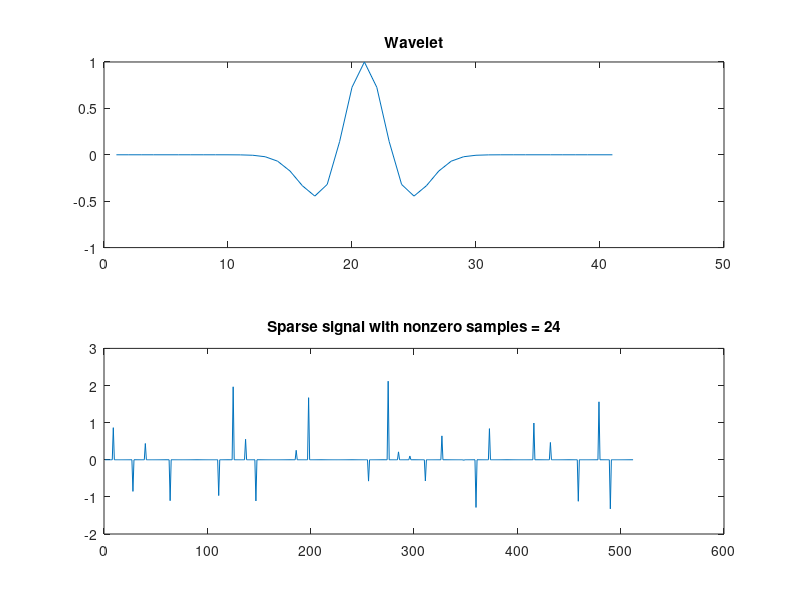

The MATLAB script that drew this image: (Note: this script raises an error after producing the figure.)
% Main program for the deconvolution simulations in Sec.IV of the manuscript
% 'A Penalty Function Promoting  Sparsity Within and Across Groups',
% by I. Bayram and S. Bulek, 2016.
%
% compares four algorithms:
%  - iterative p-shrinkage algorithm (IPS)
%  - mixed norms
%  - sparse Group Lasso (SGL)
%  - proposed  penalty

% %% sweep search
% % first determine the parameters for different SNRs with a sweep search
% % the script files below perform a search and save the search results in
% % .mat files for later access
% SweepSearch_ips;
% SweepSearch_mixed;
% SweepSearch_sgl;
% SweepSearch_Proposed;

%% deconvolution with the optimal parameters found by sweep search

clear all;
close all;

clc;

% Change to choose another realization of gaussian noise
seed = 1 ;
randn('state',seed);
rand('state',seed);

%% the wavelet
load('ricker.mat') ;
wL = length(h); % length of the blur function

%% the sparse signal
load('sparse_sig.mat')
xL = length(x);

figure
subplot(212)
plot(x)
title(['Sparse signal with nonzero samples = ' num2str(sum(x~=0))])

subplot(211)
plot(h)
title('Wavelet')

%% produce the noise-free observation
y_noisefree = convH(x,h); % noise-free observations

MAX_ITER = 2000;

NTrial = 100; % number of trials

Gs = 8;  % group size for SGL, mixed norm and the propose


SNRlist = [5 10 15 20]; % SNR can be obe of these values (sweep search is performed for these values)
SNRind = 1;

SNR = SNRlist(SNRind);


% parameters

sig = sqrt( sum(abs(y_noisefree).^2) / (xL * 10^(SNR/10))); % noise std

alp = 2 * sum(abs(xcorr(h))); % this is an upper bound for || H' * H ||


%% Deconvolution with ISTA using the proposed penalty

t = strcat('SweepPropSNR',num2str(SNR),'.mat');
load(t);
[a,b] = max(mean_srer);
lam_Proposed =  beta_set(b) * sig; % find the best lambda...

gam = 0.9 * min(alp,1) / lam_Proposed ; % this ensures that the denoising step is convex...

%% SGL parameters
alpSGL = 0.95; % this should be in the range (0,1)
t = strcat('SweepSGLSNR',num2str(SNR),'.mat');
load(t);
[a,b] = max(mean_srer);
lamSGL = beta_set(b) * sig;

%% mixed norm parameters
t = strcat('SweepMixedSNR',num2str(SNR),'.mat');
load(t);
[a,b] = max(mean_srer);
lamM =  beta_set(b) * sig;


%% IPS parameters
p_pShrink = -0.5;
t = strcat('SweepIPSSNR',num2str(SNR),'.mat');
load(t);
[a,b] = max(mean_srer);
lam_pShrink =  beta_set(b) * sig; % 0.21 for SNR=5, 0.25 for SNR=10 & SNR=15, 0.32 for SNR=20


%%
disp(['SNR = ' num2str(SNR)])
disp(['No of iterations = ' num2str(MAX_ITER)])
disp(['Group size = ' num2str(Gs)])


snr_store = zeros(NTrial, 8); % store steady-state performance value

snr_flag = 1; % store performance evolution

snr_iter_sgl_store = zeros(MAX_ITER, NTrial); % store transient performance values
snr_iter_mixed_store = zeros(MAX_ITER, NTrial);
snr_iter_pShrink_store = zeros(MAX_ITER, NTrial);
snr_iter_prop_store = zeros(MAX_ITER, NTrial);


for trial = 1:NTrial,
    
    noise = randn(1, xL);
    y = y_noisefree + noise * sig; % the noisy observations
    
    [x_sgl, cost_sgl, snr_iter_sgl] = deconv_SGL(y, h, alp, lamSGL, alpSGL, Gs, MAX_ITER, x, snr_flag); % sparse group lasso
    
    [x_mixed, cost_mixed, snr_iter_mixed] = deconv_SGL(y, h, alp, lamM, 0, Gs, MAX_ITER, x, snr_flag); % l_{2,1} norm
    
    [x_pShrink, snr_iter_pShrink] = deconv_pShrink(y, h, alp, lam_pShrink, p_pShrink, MAX_ITER, x, snr_flag); % iterative p-shrinkage
    
    [x_Proposed, cost_nVariate, snr_iter_prop] = deconv_Proposed(y, h, alp, lam_Proposed, gam, Gs, MAX_ITER, x, snr_flag); % proposed
    
    % debiasing
    x_sglDb = DeBias(y,h,x_sgl);
    
    x_mixedDb = DeBias(y,h,x_mixed);
    
    x_pShrinkDb = DeBias(y,h,x_pShrink);
    
    x_ProposedDb = DeBias(y,h,x_Proposed);
    
    % performance measurement
    snr_sgl = snr(x, x - x_sgl);
    snr_mixed = snr(x, x - x_mixed);
    snr_pShrink = snr(x, x - x_pShrink);
    snr_Prop = snr(x, x - x_Proposed);
    
    snr_sglDb = snr(x, x - x_sglDb);
    snr_mixedDb = snr(x, x - x_mixedDb);
    snr_pShrinkDb = snr(x, x - x_pShrinkDb);
    snr_ProposedDb = snr(x, x - x_Proposed);
    
    snr_store(trial,:) = [snr_sgl, snr_mixed, snr_Prop, snr_pShrink, snr_sglDb, snr_mixedDb, snr_ProposedDb, snr_pShrinkDb];  % store steady-state performance values
    
    snr_iter_sgl_store(:,trial) = snr_iter_sgl;  % store transient performance values
    snr_iter_mixed_store(:,trial) = snr_iter_mixed;
    snr_iter_pShrink_store(:,trial) = snr_iter_pShrink;
    snr_iter_prop_store(:,trial) = snr_iter_prop;
    
end

% performance statistics
mean_snr = mean(snr_store,1);
std_snr = std(snr_store,0,1);


mean_snr_iter_sgl = mean(snr_iter_sgl_store,2);
mean_snr_iter_mixed = mean(snr_iter_mixed_store,2);
mean_snr_iter_ips = mean(snr_iter_pShrink_store,2);
mean_snr_iter_nvt = mean(snr_iter_prop_store,2);

std_snr_iter_sgl = std(snr_iter_sgl_store,0,2);
std_snr_iter_mixed = std(snr_iter_mixed_store,0,2);
std_snr_iter_ips = std(snr_iter_pShrink_store,0,2);
std_snr_iter_nvt = std(snr_iter_prop_store,0,2);


figure
hold
p1 = plot(mean_snr_iter_sgl, 'r');
p1b = plot(mean_snr_iter_sgl + 3*std_snr_iter_sgl,'r--');
p1c = plot(mean_snr_iter_sgl - 3*std_snr_iter_sgl,'r--');

pm = plot(mean_snr_iter_mixed, 'y');
pmb = plot(mean_snr_iter_mixed + 3*std_snr_iter_mixed,'y--');
pmc = plot(mean_snr_iter_mixed - 3*std_snr_iter_mixed,'y--');

p2 = plot(mean_snr_iter_nvt, 'b');
p2b = plot(mean_snr_iter_nvt + 3*std_snr_iter_nvt,'b--');
p2c = plot(mean_snr_iter_nvt - 3*std_snr_iter_nvt,'b--');

p3 = plot(mean_snr_iter_ips, 'g');
p3b = plot(mean_snr_iter_ips + 3*std_snr_iter_ips,'g--');
p3c = plot(mean_snr_iter_ips - 3*std_snr_iter_ips,'g--');


title(['Reliability plots at SNR = ' num2str(SNR) 'dB' ])
xlabel('Iteration index')
ylabel('SRER (dB)')
legend([p1,pm,p2,p3],'SGL','Mixed','Proposed','IPS')

